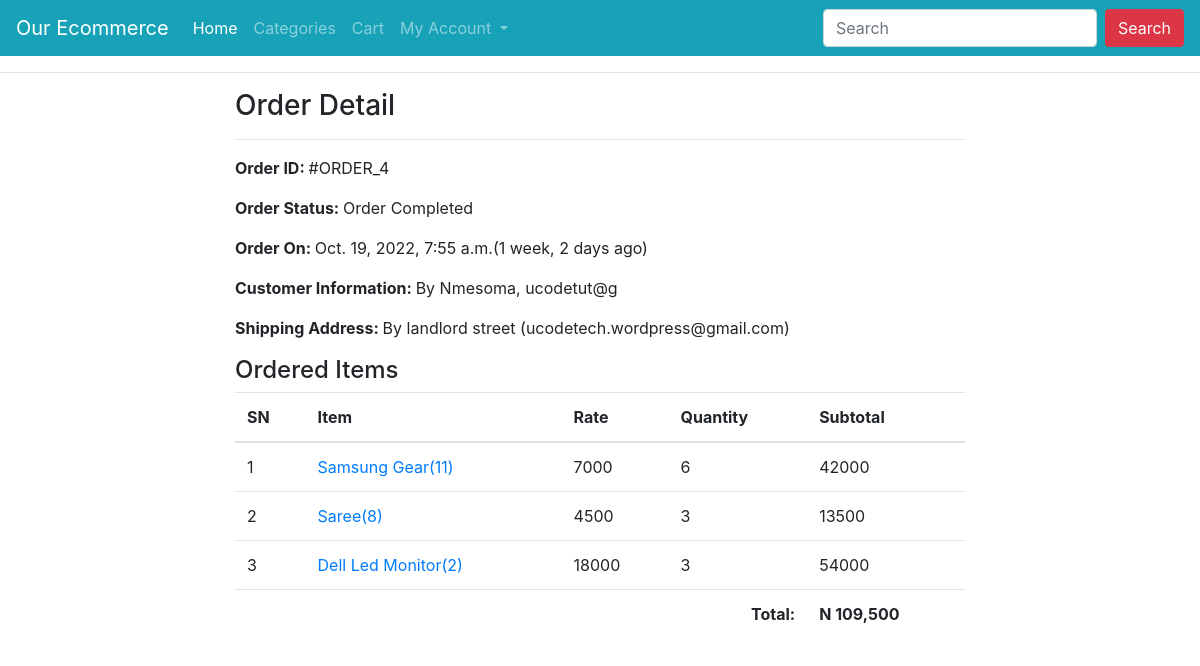
/profile/order-4/ (signed in), run on the app's committed database.
### ecomapp/models.py (models this page shows, shortened)
class Order(models.Model):
    cart = models.OneToOneField(Cart, on_delete=models.CASCADE)
    ordered_by = models.ForeignKey(
        User, on_delete=models.SET_NULL, null=True, blank=True)
    shipping_address = models.CharField(max_length=200)
    mobile = models.CharField(max_length=10)
    email = models.EmailField(null=True, blank=True)
    subtotal = models.PositiveIntegerField()
    discount = models.PositiveIntegerField()
    total = models.PositiveIntegerField()
    order_status = models.CharField(max_length=50, choices=ORDER_STATUS)
    created_at = models.DateTimeField(auto_now_add=True)
    payment_method = models.CharField(
        max_length=20, choices=METHOD, default="Cash On Delivery")
    payment_completed = models.BooleanField(
        default=False, null=True, blank=True)

class CartProduct(models.Model):
    cart = models.ForeignKey(Cart, on_delete=models.CASCADE)
    product = models.ForeignKey(Product, on_delete=models.CASCADE)
    rate = models.PositiveIntegerField()
    quantity = models.PositiveIntegerField()
    subtotal = models.PositiveIntegerField()

class Product(models.Model):
    title = models.CharField(max_length=200)
    slug = models.SlugField(unique=True)
    category = models.ForeignKey(Category, on_delete=models.CASCADE)
    image = models.ImageField(upload_to="products")
    marked_price = models.PositiveIntegerField()
    selling_price = models.PositiveIntegerField()
    description = models.TextField()
    warranty = models.CharField(max_length=300, null=True, blank=True)
    return_policy = models.CharField(max_length=300, null=True, blank=True)
    view_count = models.PositiveIntegerField(default=0)

### ecomapp/views.py (the view)
# urls.py: path("profile/order-<int:pk>/", CustomerOrderDetailView.as_view(),
class CustomerOrderDetailView(DetailView):
    template_name = "customerorderdetail.html"
    model = Order
    context_object_name = "ord_obj"
    def dispatch(self, request, *args, **kwargs):
        if request.user.is_authenticated and Customer.objects.filter(user=request.user).exists():
            order_id = self.kwargs["pk"]
            order = Order.objects.get(id=order_id)
            if request.user.customer != order.cart.customer:
                return redirect("ecomapp:customerprofile")
        else:
            return redirect("/login/?next=/profile/")
        return super().dispatch(request, *args, **kwargs)

### templates/customerorderdetail.html (shortened to what this page needs)
{% extends "base.html" %}
{% load humanize %}
{% block content %}
<div class="container">
    <div class="row">
        <div class="col-md-8 mx-auto">
            <h3>Order Detail</h3><hr>
            <p><span class="font-weight-bold">Order ID: </span> #ORDER_{{ord_obj.id}}</p>
            <p><span class="font-weight-bold">Order Status: </span> {{ord_obj.order_status}}</p>
            <p><span class="font-weight-bold">Order On: </span> {{ord_obj.created_at}}({{ord_obj.created_at|timesince}} ago)</p>
            <p><span class="font-weight-bold">Customer Information: </span> By {{ord_obj.ordered_by}}, {{ord_obj.mobile}}</p>
            <p><span class="font-weight-bold">Shipping Address: </span> By {{ord_obj.shipping_address}} ({{ord_obj.email}})</p>
            <h4>Ordered Items</h4>
            <table class="table">
                <thead>
                    <tr>
                        <th>SN</th>
                        <th>Item</th>
                        <th>Rate</th>
                        <th>Quantity</th>
                        <th>Subtotal</th>
                    </tr>
                </thead>
                <tbody>
                    {% for cp in ord_obj.cart.cartproduct_set.all %}
                    <tr>
                        <td>{{forloop.counter}}</td>
                        <td><a target="_blank" href="{% url 'ecomapp:productdetail' cp.product.slug %}">{{cp.product.title}}({{cp.product.id}})</a></td>
                        <td>{{cp.rate}}</td>
                        <td>{{cp.quantity}}</td>
                        <td>{{cp.subtotal}}</td>
                    </tr>
                    {% endfor %}
                    <tr>
                        <th colspan="4" class="text-right">Total: </th>
                        <th>N {{ord_obj.total|intcomma}}</th>
                    </tr>
                </tbody>
            </table>
        </div>
    </div>
</div>
{% endblock %}

### data on the page
Order: id "4", order_status "Order Completed", created_at "Oct. 19, 2022, 7:55 a.m.", created_at "1 week, 2 days", ordered_by "Nmesoma", mobile "ucodetut@g", shipping_address "landlord street", email "ucodetech.wordpress@gmail.com", total "109,500"
CartProduct: product "Samsung Gear", product.id "11", rate "7000", quantity "6", subtotal "42000"
CartProduct: product "Saree", product.id "8", rate "4500", quantity "3", subtotal "13500"
CartProduct: product "Dell Led Monitor", product.id "2", rate "18000", quantity "3", subtotal "54000"
